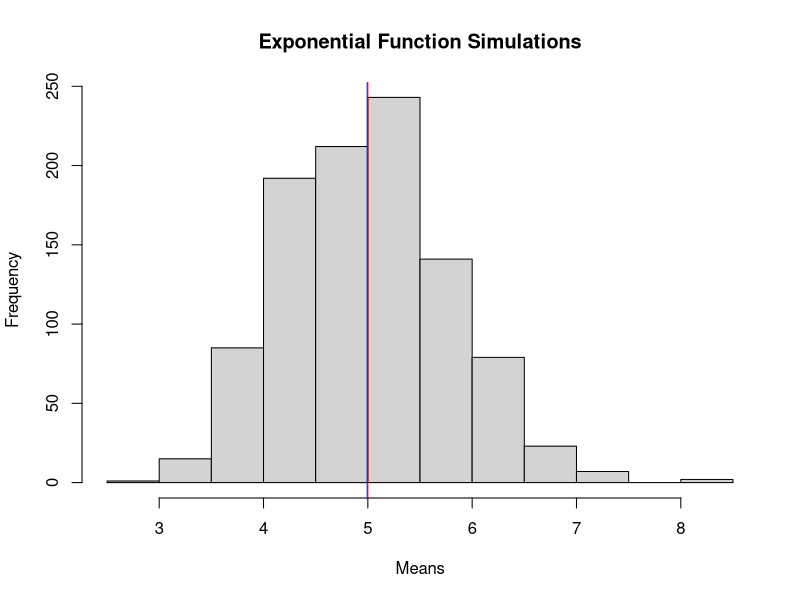
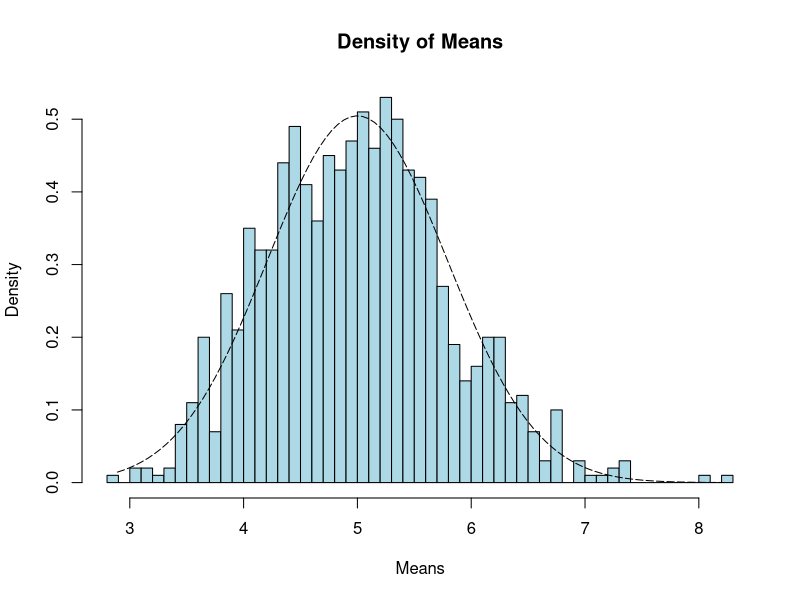
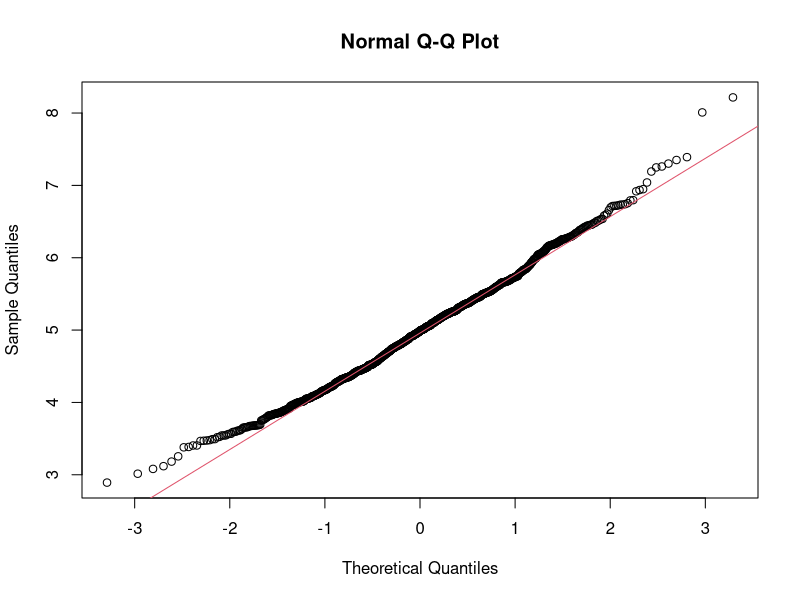

Write R code to recreate these figures, in order.
## ---- chunk 1
library("data.table")
library(ggplot2)
## ---- chunk 2
# set seed for reproducability
set.seed(31)

# Set lambda = 0.2
lambda <- 0.2

# 40 samples
n <- 40

# 1000 simulations
simulations <- 1000

# Simulate
simulated_exponentials <- replicate(simulations, rexp(n, lambda))

# Calculate mean of exponentials
means_exponentials <- apply(simulated_exponentials, 2, mean)
## ---- chunk 3
analytical_mean <- mean(means_exponentials)
analytical_mean
## ---- chunk 4
# analytical mean
theory_mean <- 1/lambda
theory_mean
## ---- chunk 5
# visualization
hist(means_exponentials, xlab = "Means", main = "Exponential Function Simulations")
abline(v = analytical_mean, col = "blue")
abline(v = theory_mean, col = "red")
## ---- chunk 6
# Standard deviation of distribution
standard_deviation_dist <- sd(means_exponentials)
standard_deviation_dist
## ---- chunk 7
# Standard deviation from analytical expression
standard_deviation_theory <- (1/lambda)/sqrt(n)
standard_deviation_theory
## ---- chunk 8
# Variance of distribution
variance_dist <- standard_deviation_dist^2
variance_dist
## ---- chunk 9
# Variance from analytical expression
variance_theory <- ((1/lambda)*(1/sqrt(n)))^2
variance_theory
## ---- chunk 10
xfit <- seq(min(means_exponentials), max(means_exponentials), length = 100)
yfit <- dnorm(xfit, mean = 1/lambda, sd = 1/lambda/sqrt(n))
hist(means_exponentials, breaks = n, prob = T, col = "lightblue", main = "Density of Means", xlab = "Means", ylab = "Density")
lines(xfit, yfit, pch = 22, col = "black", lty = 5)
## ---- chunk 11
# Compare the distribution of averages of 40 exponentials to a normal distribution
qqnorm(means_exponentials)
qqline(means_exponentials, col = 2)
